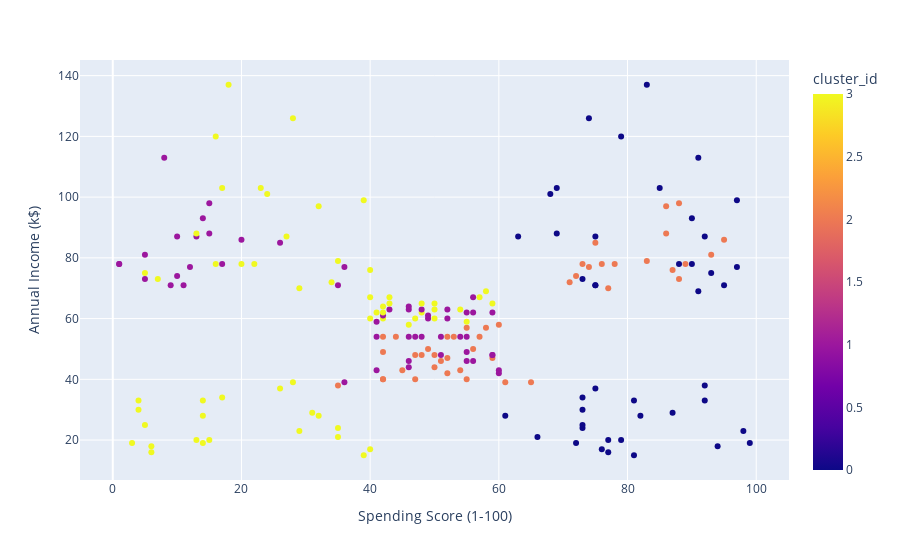

The notebook cell this image was saved under:
### Markdown cell above
#### Annual Income vs Spending Score of Each Cluster

### Code cell
fig = px.scatter(df, x ="Spending Score (1-100)", y ="Annual Income (k$)", color ="cluster_id")
fig.show()

### Figure 1 — Plotly figure (JSON) as saved in the notebook; plotly's stock layout.template omitted (floating-point values rounded to 4 significant figures; data arrays with more than 128 entries replaced by an {"elided": "..."} marker saying what was removed)
{"data": [{"hovertemplate": "Spending Score (1-100)=%{x}<br>Annual Income (k$)=%{y}<br>cluster_id=%{marker.color}<extra></extra>", "legendgroup": "", "marker": {"color": {"elided": "200 int values"}, "coloraxis": "coloraxis", "symbol": "circle"}, "mode": "markers", "name": "", "orientation": "v", "showlegend": false, "type": "scatter", "x": {"elided": "200 int values"}, "xaxis": "x", "y": {"elided": "200 int values"}, "yaxis": "y"}], "layout": {"coloraxis": {"colorbar": {"title": {"text": "cluster_id"}}, "colorscale": [[0, "#0d0887"], [0.1111, "#46039f"], [0.2222, "#7201a8"], [0.3333, "#9c179e"], [0.4444, "#bd3786"], [0.5556, "#d8576b"], [0.6667, "#ed7953"], [0.7778, "#fb9f3a"], [0.8889, "#fdca26"], [1, "#f0f921"]]}, "legend": {"tracegroupgap": 0}, "margin": {"t": 60}, "xaxis": {"anchor": "y", "domain": [0, 1], "title": {"text": "Spending Score (1-100)"}}, "yaxis": {"anchor": "x", "domain": [0, 1], "title": {"text": "Annual Income (k$)"}}}}
